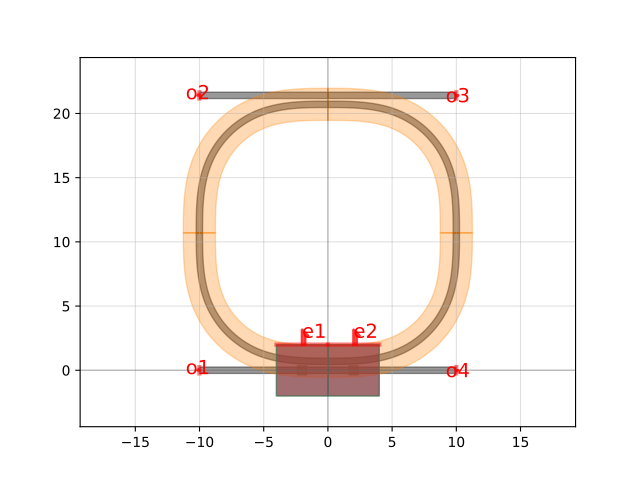

The script that drew this image:
import gdsfactory as gf

c = gf.components.ring_double_heater(gap=0.2, radius=10.0, length_x=0.01, length_y=0.01, cross_section_heater='heater_metal', cross_section_waveguide_heater='strip_heater_metal', cross_section='strip', port_orientation=90, via_stack_offset=[0, 0])
c.plot()
